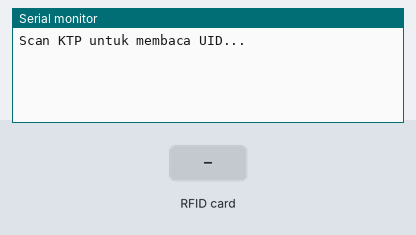
Bench run of a sketch on a simulated Arduino Uno, built with avr-gcc and run on an emulated ATmega328P. Parts: the last lines printed to the serial monitor. Inputs (shaded band) come from the test bench.

Above: at 1.2 s.
1.3 s: RFID card 5E 7A 19 C4 held to the reader
At 1.37 s:
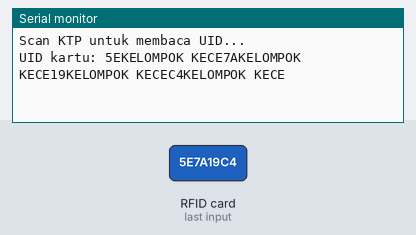
At 2.9 s:
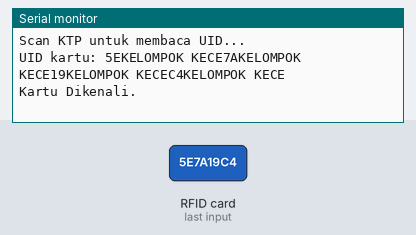

The sketch:

2A_Baca_Tag_RFID_dan_KTP_pada_Serial_Monitor.ino
```cpp
#include <SPI.h>
#include <MFRC522.h>

#define SS_PIN 10
#define RST_PIN 9

MFRC522 rfid(SS_PIN, RST_PIN);

void setup() {
  Serial.begin(9600);
  SPI.begin();
  rfid.PCD_Init();
  Serial.println("Scan KTP untuk membaca UID...");
}

void loop() {

  if (rfid.PICC_IsNewCardPresent()) {
    if (rfid.PICC_ReadCardSerial()) {

      Serial.print("UID kartu: ");
      String uidString = "";
      for (byte i = 0; i < rfid.uid.size; i++) {
        uidString += String(rfid.uid.uidByte[i], HEX);
        if (i < rfid.uid.size - 1) {
          uidString += ":";
        }
        Serial.print(rfid.uid.uidByte[i], HEX);
        Serial.print("KELOMPOK KECE");
      }
      Serial.println();


      if (uidString == "5:8f:49:29:8e:a2:0") {
        Serial.println("Kartu dikenali!");

      } else {
        Serial.println("Kartu Dikenali.");
      }


      rfid.PICC_HaltA();
    }
  }
}
```

Measured:
- after the input at 1.3 s, the serial monitor: prints a new line at once (image 1)
